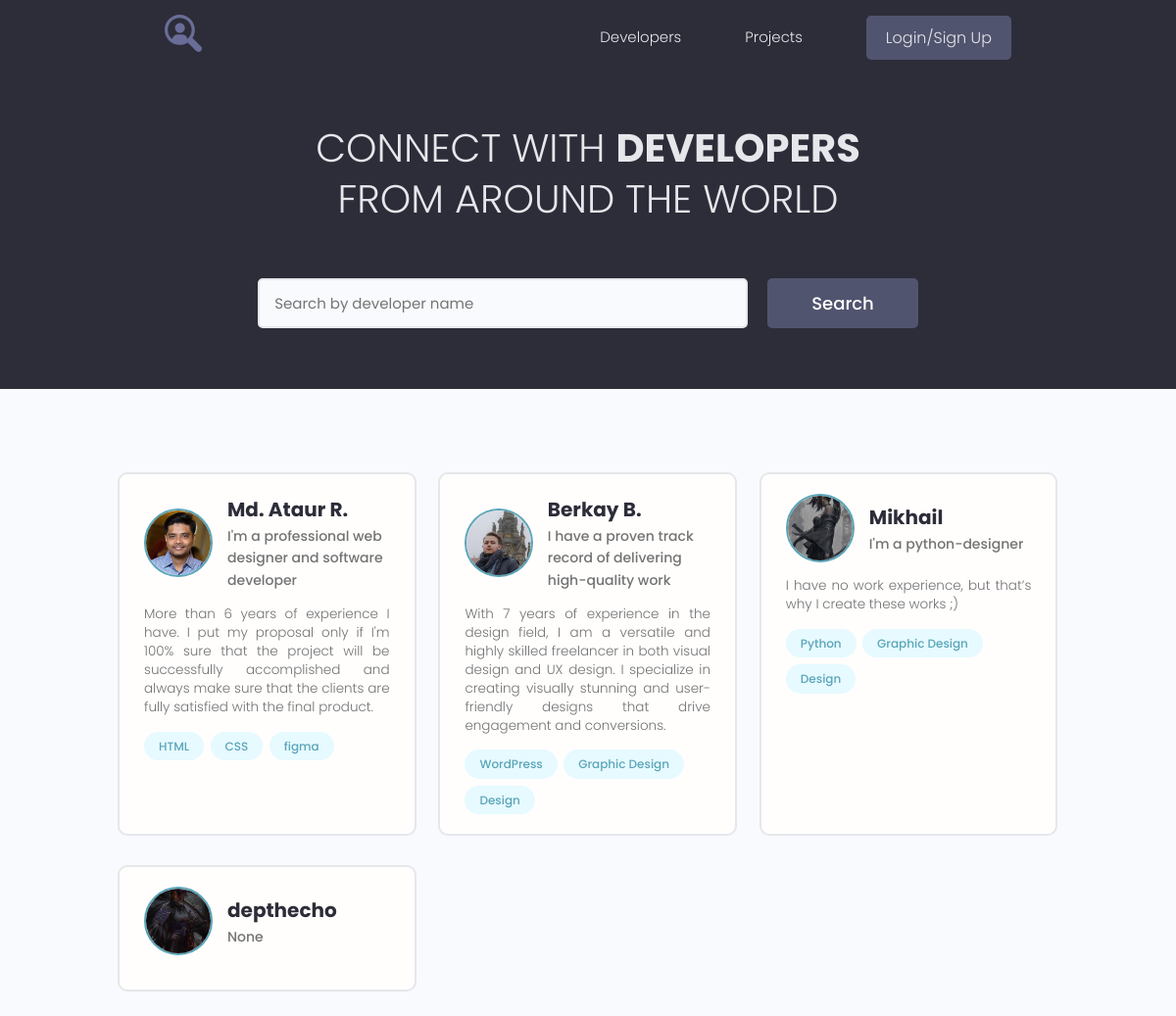
The page / on the database its author committed.
### users/models.py (models this page shows, shortened)
class Profile(models.Model):
    user = models.OneToOneField(User, on_delete=models.CASCADE, blank=True, null=True)
    name = models.CharField(max_length=200, blank=True, null=True)
    email = models.EmailField(max_length=500, blank=True, null=True)
    username = models.CharField(max_length=200, blank=True, null=True)
    short_info = models.CharField(max_length=200, blank=True, null=True)
    bio = models.TextField(blank=True, null=True)
    profile_image = models.ImageField(upload_to='profiles/', blank=True, null=True,
                                      default='profiles/user-default.png')
    social_github = models.CharField(max_length=200, blank=True, null=True)
    social_youtube = models.CharField(max_length=200, blank=True, null=True)
    social_website = models.CharField(max_length=200, blank=True, null=True)
    created = models.DateTimeField(auto_now_add=True)

class Skill(models.Model):
    owner = models.ForeignKey(Profile, on_delete=models.CASCADE, blank=True, null=True)
    name = models.CharField(max_length=200, blank=True, null=True)
    description = models.TextField(blank=True, null=True)
    created = models.DateTimeField(auto_now_add=True)
    def __str__(self):
        return self.name

### users/views.py (the view)
# urls.py: path('', views.profiles, name='profiles'),
def profiles(request):
    users, search_query = search_profiles(request)
    context = {'profiles': users, 'search_query': search_query}
    return render(request, 'users/index.html', context)

### users/utils.py (called while the page is built)
def search_profiles(request):
    search_query = ''
    if request.GET.get('search_query'):
        search_query = request.GET.get('search_query')
    skills = Skill.objects.filter(name__iexact=search_query)
    users = Profile.objects.distinct().filter(Q(name__icontains=search_query) |
                                              Q(short_info__icontains=search_query) |
                                              Q(skill__in=skills))
    return users, search_query

### users/templates/users/index.html (shortened to what this page needs)
{% extends 'projects/base.html' %}
{% block content %}
  <main class="home">
    <section class="hero-section text-center">
      <div class="container container--narrow">
        <div class="hero-section__box">
          <h2>CONNECT WITH <span>DEVELOPERS</span></h2>
          <h2>FROM AROUND THE WORLD</h2>
        </div>
        <div class="hero-section__search">
          <form class="form" action="{% url 'profiles' %}" method="get">
            <div class="form__field">
              <input class="input input--text" id="formInput#search" type="text" name="search_query"
                placeholder="Search by developer name" value="{{ search_query }}"/>
            </div>
            <input class="btn btn--sub btn--lg" type="submit" value="Search" />
          </form>
        </div>
      </div>
    </section>
    <section class="devlist">
      <div class="container">
        <div class="grid grid--three">
          {% for profile in profiles %}
          <div class="column card">
            <div class="dev">
              <a href="{% url 'user_profile' profile.id %}" class="card__body">
                <div class="dev__profile">
                  <img class="avatar avatar--md" src="{{ profile.profile_image.url }}" alt="image" />
                  <div class="dev__meta">
                    <h3>{{ profile.name }}</h3>
                    <h5>{{ profile.short_info }}</h5>
                  </div>
                </div>
                <p class="dev__info">
                  {{ profile.bio }}
                </p>
                <div class="dev__skills">
                  {% for skill in profile.skill_set.all|slice:"3" %}
                  <span class="tag tag--pill tag--main">
                    <small>{{ skill }}</small>
                  </span>
                  {% endfor %}
                </div>
              </a>
            </div>
          </div>
          {% endfor %}
        </div>
      </div>
    </section>
  </main>
{% endblock %}

### projects/static/styles/app.css (style rules this page uses)
:root { --color-sub: #2d2d39; }
.btn--sub { background-color: var(--color-sub-light); }
.card { border: 2px solid var(--color-light); }
img { width: 100%; }
.hero-section { height: 40vh; display: flex; align-items: center; background-color: var(--color-sub); }
.hero-section__box { margin-bottom: 4rem; }
.hero-section__box > h2, .hero-section__box > h2 > span { font-size: 4rem; color: var(--color-light); line-height: 1.3; text-transform: uppercase; }
.hero-section__box > h2 { font-weight: 300; }
.hero-section__box > h2 > span { font-weight: 700; }
.hero-section__search > .form { display: flex; align-items: center; justify-content: center; gap: 2rem; }
.hero-section__search > .form input.input--text { width: 50rem; }
.devlist { margin-top: 8rem; }
.devlist .grid { align-items: stretch; }
.devlist .dev .dev__profile { display: flex; align-items: center; gap: 1.5rem; }
.devlist .dev .dev__meta h3 { color: var(--color-sub); font-size: 2rem; font-weight: 700; }
.devlist .dev .dev__meta h5 { color: var(--color-text); font-size: 1.4rem; font-weight: 500; }
.devlist .dev .dev__info { margin: 1.5rem 0; font-size: 1.35rem; line-height: 1.4; text-align: justify; }

### projects/static/uikit/styles/modules/_variables.css (style rules this page uses)
:root { --color-main: #5aa5b9; --color-main-light: #e6faff; --color-sub: #3f4156; --color-sub-light: #51546e; --color-sub-lighter: #ededfd; --color-text: #737373; --color-gray: #8b8b8b; --color-light: #e5e7eb; --color-light-gray: #767676; --color-bg: #f8fafd; --color-white: #fffefd; --color-white-light: #f3f3f3; --color-success: #359e64; --color-success-bg: #def8e8; --color-error: #fc4b0b; --color-error-bg: #fff2ee; --font-base: 'Poppins', arial, helvetica, 'Segoe UI', roboto, ubuntu, sans-serif; --font-monospace: 'Fira Code', 'Courier New', courier, monospace; --font-regular: 300; --font-medium: 500; --font-bold: 700; --generic-shadow: 1px 1px 5px #00000010; --generic-transition: all 0.3s ease-in-out; }

### projects/static/uikit/styles/modules/_base.css (style rules this page uses)
* { margin: 0; padding: 0; box-sizing: border-box; text-rendering: optimizeLegibility; color: inherit; font-size: inherit; }
html { font-size: 50%; }
@media only screen and (min-width: 480px) { html { font-size: 56.25%; } }
@media only screen and (min-width: 1200px) { html { font-size: 62.5%; } }
body { line-height: 1.6; font-weight: 400; font-size: 1.5rem; color: var(--color-text); background-color: var(--color-bg); min-height: 100vh; }

### projects/static/uikit/styles/modules/_typography.css (style rules this page uses)
* { font-family: var(--font-base); }
h2 { font-size: 3.6rem; font-weight: var(--font-bold); }
h3 { font-size: 3.2rem; font-weight: var(--font-medium); }
h5 { font-size: 2.4rem; font-weight: var(--font-medium); }
h5, h6 { font-weight: var(--font-regular); }
p, span, strong { font-size: 1.6rem; color: var(--color-text); font-weight: var(--font-regular); }
a { padding-bottom: 2px; text-decoration: none; display: inline-block; color: var(--color-main); font-weight: var(--font-medium); }

### projects/static/uikit/styles/modules/_utilities.css (style rules this page uses)
.container { width: 92%; max-width: 165rem; margin: 0 auto; box-sizing: border-box; }
.container--narrow { width: 92%; max-width: 120rem; }
@media screen and (min-width: 1000px) { .container { width: 90%; } }
@media screen and (min-width: 1000px) { .container--narrow { width: 85%; } }
@media screen and (min-width: 1200px) { .container { width: 80%; } }
@media screen and (min-width: 1200px) { .container--narrow { width: 72%; } }
.text-center { text-align: center; }

### projects/static/uikit/styles/modules/_avatar.css (style rules this page uses)
.avatar { border-radius: 50%; border: 2px solid var(--color-main); object-fit: cover; }
.avatar--md { height: 7rem; width: 7rem; }

### projects/static/uikit/styles/modules/_button.css (style rules this page uses)
.btn { display: inline-block; position: relative; cursor: pointer; background-color: var(--color-light); font-weight: var(--font-medium); color: var(--color-sub); text-decoration: none; padding: 1rem 2rem; border-radius: 0.5rem; border: none; width: -webkit-fit-content; width: -moz-fit-content; width: fit-content; height: -webkit-fit-content; height: -moz-fit-content; height: fit-content; font-size: 1.6rem; outline-width: 0; outline-color: transparent; -webkit-backface-visibility: hidden; backface-visibility: hidden; transition: all 0.3s ease-in-out; }
.btn--sub { background-color: var(--color-sub); color: var(--color-white); }
.btn--lg { font-size: 1.8rem; padding: 1.2rem 4.5rem; }

### projects/static/uikit/styles/modules/_card.css (style rules this page uses)
.card { border-radius: 1rem; background-color: var(--color-white); border: 1.5px solid var(--color-light); width: auto; height: auto; margin-top: 0.5rem; margin-bottom: 0.5rem; overflow: hidden; }
.card__body, .card__header { padding: 2rem 2.5rem; }

### rows shown on the page
Profile: profile_image (picture), name "Md. Ataur R.", short_info "I'm a professional web designer and software developer", bio "More than 6 years of experience I have. I put my proposal only if I'm 100% sure that the project will be successfully accomplished and always make sure that the clients are fully satisfied with the final product."
Skill: name "HTML"
Skill: name "CSS"
Skill: name "figma"
Profile: profile_image (picture), name "Berkay B.", short_info "I have a proven track record of delivering high-quality work", bio "With 7 years of experience in the design field, I am a versatile and highly skilled freelancer in both visual design and UX design. I specialize in creating visually stunning and user-friendly designs that drive engagement and conversions."
Skill: name "WordPress"
Skill: name "Graphic Design"
Skill: name "Design"
Profile: profile_image (picture), name "Mikhail", short_info "I'm a python-designer", bio "I have no work experience, but that’s why I create these works ;)"
Skill: name "Python"
Skill: name "Graphic Design"
Skill: name "Design"
Profile: profile_image (picture), name "depthecho", short_info "None"
